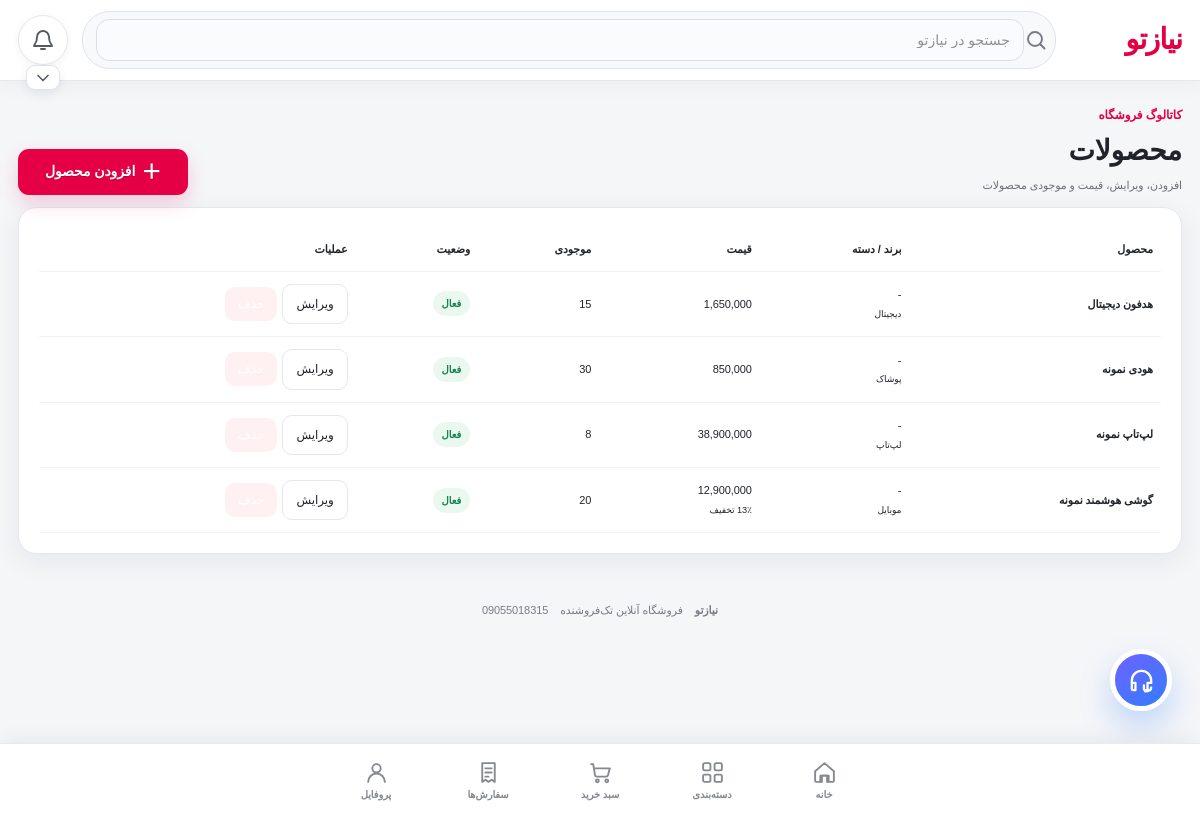
/admin/products, run on the app's committed database.
### app/models.py (models this page shows)
class SiteSetting(db.Model):
    id=db.Column(db.Integer,primary_key=True)
    key=db.Column(db.String(160),unique=True,nullable=False)
    value=db.Column(db.Text,default="")

class Product(db.Model):
    id=db.Column(db.Integer,primary_key=True)
    name=db.Column(db.String(180),nullable=False)
    slug=db.Column(db.String(220),unique=True,nullable=False)
    description=db.Column(db.Text,default="")
    price=db.Column(db.Integer,nullable=False)
    compare_price=db.Column(db.Integer,default=0)
    stock=db.Column(db.Integer,default=0)
    sku=db.Column(db.String(80),default="")
    image=db.Column(db.String(255),default="")
    category_id=db.Column(db.Integer,db.ForeignKey("category.id"))
    brand_id=db.Column(db.Integer,db.ForeignKey("brand.id"),nullable=True)
    seller_id=db.Column(db.Integer,db.ForeignKey("seller.id"),nullable=True)
    attributes=db.Column(db.Text,default="{}")
    is_active=db.Column(db.Boolean,default=True)
    created_at=db.Column(db.DateTime,default=datetime.utcnow)
    images=db.relationship("ProductImage",backref="product",cascade="all,delete-orphan")
    variants=db.relationship("ProductVariant",backref="product",cascade="all,delete-orphan")
    seller=db.relationship("Seller",backref="products")

class Category(db.Model):
    id=db.Column(db.Integer,primary_key=True)
    name=db.Column(db.String(120),nullable=False)
    slug=db.Column(db.String(140),unique=True,nullable=False)
    parent_id=db.Column(db.Integer,db.ForeignKey("category.id"))
    image=db.Column(db.String(255),default="")
    icon=db.Column(db.String(80),default="grid")
    is_active=db.Column(db.Boolean,default=True)
    products=db.relationship("Product",backref="category",lazy=True)

### app/routes.py (the view)
@main.route("/admin/products")
@admin_required
def admin_products(): return render_template("admin_products.html",products=Product.query.order_by(Product.id.desc()).all())

### app/__init__.py (called while the page is built)
def _setting(key,default=""):
    from .models import SiteSetting
    x=db.session.execute(db.select(SiteSetting).filter_by(key=key)).scalar_one_or_none()
    return x.value if x else default

### app/routes.py (called while the page is built, shortened)
def preview_enabled():
    return PREVIEW_MODE

def ensure_preview_user():
    if not preview_enabled():
        return None
    username="__preview_admin__"
    u=User.query.filter_by(username=username).first()
    if not u:
        u=User(username=username,password_hash=generate_password_hash(secrets.token_urlsafe(24)),phone="",full_name="مدیر نسخه نمایشی",is_admin=True,role="admin",is_active=True)
        db.session.add(u); db.session.commit()
    elif not u.is_admin or not u.is_active:
        u.is_admin=True; u.role="admin"; u.is_active=True; db.session.commit()
    session["user_id"]=u.id
    session["preview_mode"]=True
    return u

def csrf():
    if "_csrf" not in session: session["_csrf"]=secrets.token_urlsafe(32)
    return session["_csrf"]

@main.app_context_processor
def template_globals(): return {"csrf_token":csrf}

@main.before_request
def protect():
    if request.method=="POST" and request.form.get("_csrf")!=session.get("_csrf"): abort(400,"CSRF token invalid")
    if preview_enabled():
        ensure_preview_user()
        return None

def admin_required(f):
    @wraps(f)
    def w(*a,**k):
        if preview_enabled():
            u=ensure_preview_user()
            if u: return f(*a,**k)
        u=db.session.get(User,session.get("user_id"))
        if not u or not u.is_admin: abort(403)
        return f(*a,**k)
    return w

### app/templates/admin_products.html
{% extends "base.html" %}{% block content %}<div class="section-head admin-products-head"><div><span class="eyebrow">کاتالوگ فروشگاه</span><h1>محصولات</h1><p class="muted">افزودن، ویرایش، قیمت و موجودی محصولات</p></div><div class="admin-head-actions"><a class="btn admin-add-product-btn" href="{{url_for('main.product_new')}}"><span>＋</span> افزودن محصول</a></div></div><div class="admin-table card"><table><tr><th>محصول</th><th>برند / دسته</th><th>قیمت</th><th>موجودی</th><th>وضعیت</th><th>عملیات</th></tr>{% for p in products %}<tr><td><div class="table-product">{% if p.image %}<img src="{{url_for('main.image',filename=p.image)}}">{% endif %}<b>{{p.name}}</b></div></td><td>{{p.brand.name if p.brand else '-'}}<br><small>{{p.category.name if p.category else '-'}}</small></td><td>{{"{:,}".format(p.price)}}<br>{% if p.compare_price>p.price %}<small class="success">{{((p.compare_price-p.price)*100//p.compare_price)}}٪ تخفیف</small>{% endif %}</td><td>{{p.stock}}</td><td><span class="status {{'completed' if p.is_active else 'cancelled'}}">{{'فعال' if p.is_active else 'غیرفعال'}}</span></td><td><div class="row-actions"><a class="outline small" href="{{url_for('main.product_edit',product_id=p.id)}}">ویرایش</a><form method="post" action="{{url_for('main.product_delete',product_id=p.id)}}"><input type="hidden" name="_csrf" value="{{csrf_token()}}"><button class="danger-btn small">حذف</button></form></div></td></tr>{% endfor %}</table></div>{% endblock %}

### app/templates/base.html (shortened to what this page needs)
<!doctype html><html lang="fa" dir="rtl"><head><link rel="stylesheet" href="{{url_for('static',filename='style.css')}}"></head><body>
<header class="topbar"><div class="topbar-inner"><div class="top-main"><a class="brand" href="{{url_for('main.index')}}">{{site_name or 'نیازتو'}}</a><div class="search-row"><form class="search-box" action="{{url_for('main.shop')}}" method="get"><svg class="svg-icon search-svg"><use href="#i-search"/></svg><input name="q" placeholder="جستجو در {{site_name or 'نیازتو'}}" value="{{request.args.get('q','')}}"></form></div><div class="header-actions"><a class="bell-btn" href="{{url_for('main.notifications')}}" aria-label="اعلان‌ها"><svg class="svg-icon"><use href="#i-bell"/></svg></a><details class="track-menu track-below-bell"><summary aria-label="پیگیری مرسوله"><svg class="svg-icon"><use href="#i-chevron"/></svg></summary></details></div></div></div></header>
<main class="page-wrap">{% with msgs=get_flashed_messages() %}{% for m in msgs %}<div class="flash">{{m}}</div>{% endfor %}{% endwith %}{% block content %}{% endblock %}</main>
<a class="support-fab" href="{{url_for('main.support')}}" aria-label="پشتیبانی"><svg class="fab-headset"><use href="#i-headset"/></svg></a>
<nav class="bottom-nav"><div class="bottom-nav-inner"><a href="{{url_for('main.profile')}}" class="{% if request.endpoint=='main.profile' %}active{% endif %}"><svg class="nav-icon"><use href="#i-user"/></svg><small>پروفایل</small></a><a href="{{url_for('main.orders')}}" class="{% if request.endpoint=='main.orders' %}active{% endif %}"><svg class="nav-icon"><use href="#i-receipt"/></svg><small>سفارش‌ها</small></a><a href="{{url_for('main.cart')}}" class="{% if request.endpoint in ['main.cart','main.checkout'] %}active{% endif %}"><svg class="nav-icon"><use href="#i-cart"/></svg><small>سبد خرید</small></a><a href="{{url_for('main.shop')}}" class="{% if request.endpoint in ['main.shop','main.product'] %}active{% endif %}"><svg class="nav-icon"><use href="#i-grid"/></svg><small>دسته‌بندی</small></a><a href="{{url_for('main.index')}}" class="{% if request.endpoint=='main.index' %}active{% endif %}"><svg class="nav-icon"><use href="#i-home"/></svg><small>خانه</small></a></div></nav><footer><b>{{site_name or 'نیازتو'}}</b><span>فروشگاه آنلاین تک‌فروشنده</span><span>{{support_phone}}</span></footer>
</body></html>

### data on the page
SiteSetting: value "نیازتو", q "جستجو در نیازتو"
Product: name "هدفون دیجیتال", brand "-", category "دیجیتال", price "1,650,000", stock "15", is_active "فعال"
Product: name "هودی نمونه", brand "-", category "پوشاک", price "850,000", stock "30", is_active "فعال"
Product: name "لپ‌تاپ نمونه", brand "-", category "لپ‌تاپ", price "38,900,000", stock "8", is_active "فعال"
Product: name "گوشی هوشمند نمونه", brand "-", category "موبایل", price "12,900,000", ((p.compare_price-p.price)*100//p.compare_price) "13", stock "20", is_active "فعال"
SiteSetting: value "09055018315"
